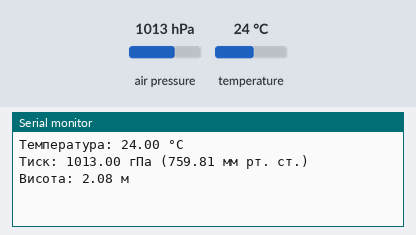
Bench run of a sketch on a simulated Arduino Nano Every. Parts: the last lines printed to the serial monitor. The test bench sets the inputs (shaded band); at power-on: air pressure 1013 hPa, temperature 24 °C.

Above: at 1.2 s.
1.3 s: air pressure set to 952 hPa
At 2.6 s:
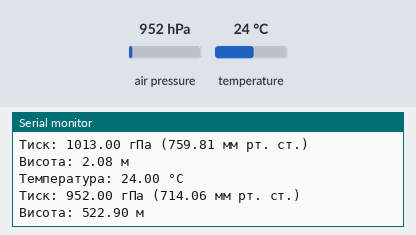
2.8 s: temperature set to 12 °C
At 4.2 s:
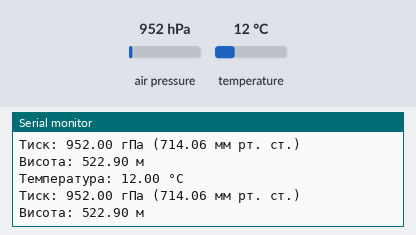
4.3 s: air pressure set to 975 hPa
At 6.4 s:
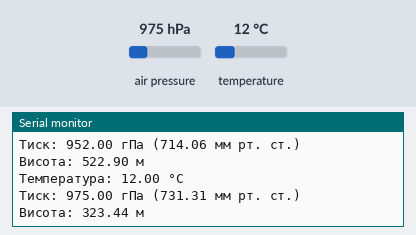
Timing chart, 0 to 7.9 s (numbered marks = the images above; inputs shaded):
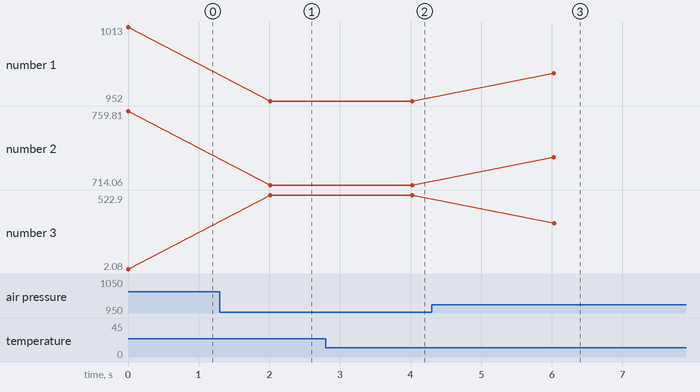

The sketch:

bmp280_nano_every_pressure_i2c.ino
```cpp
// BMP280 -> Arduino Nano Every по I2C
// Підключення:
//   VCC -> 5V
//   GND -> GND
//   SDA -> A4
//   SCL -> A5
//
// Библиотека: "Adafruit BMP280 Library" (+ "Adafruit Unified Sensor")

#include <Wire.h>
#include <Adafruit_BMP280.h>

Adafruit_BMP280 bmp;  // I2C

void setup() {
  Serial.begin(115200);
  while (!Serial) { }

  // Адрес 0x76 (SDO -> GND) или 0x77 (SDO -> VCC)
  if (!bmp.begin(0x76)) {
    Serial.println(F("BMP280 не знайдено! Перевірте дроти або адресу (0x76/0x77)."));
    while (1) delay(10);
  }

  bmp.setSampling(Adafruit_BMP280::MODE_NORMAL,      // режим роботи
                  Adafruit_BMP280::SAMPLING_X2,      // температура
                  Adafruit_BMP280::SAMPLING_X16,     // тиск
                  Adafruit_BMP280::FILTER_X16,       // фільтр
                  Adafruit_BMP280::STANDBY_MS_500);  // пауза
}

void loop() {
  float temperature = bmp.readTemperature();        // °C
  float pressure    = bmp.readPressure() / 100.0F;  // гПа
  float pressureMM  = bmp.readPressure() * 0.00750062F; // мм рт. ст.
  float altitude    = bmp.readAltitude(1013.25);    // м (тиск на рівні моря, гПа)

  Serial.print(F("Температура: "));
  Serial.print(temperature);
  Serial.println(F(" °C"));

  Serial.print(F("Тиск: "));
  Serial.print(pressure);
  Serial.print(F(" гПа ("));
  Serial.print(pressureMM);
  Serial.println(F(" мм рт. ст.)"));

  Serial.print(F("Висота: "));
  Serial.print(altitude);
  Serial.println(F(" м"));

  Serial.println();
  delay(2000);
}
```

Measured:
- after the input at 1.3 s, the serial monitor: prints a new line after 0.71 s (image 1)
- after the input at 2.8 s, the serial monitor: prints a new line after 1.2 s (image 2)
- after the input at 4.3 s, the serial monitor: prints a new line after 1.7 s (image 3)
- plotted number 1: 1013 → 952 after the input at 1.3 s, 952 → 975 after the input at 4.3 s
- plotted number 2: 759.81 → 714.06 after the input at 1.3 s, 714.06 → 731.31 after the input at 4.3 s
- plotted number 3: 2.08 → 522.9 after the input at 1.3 s, 522.9 → 323.44 after the input at 4.3 s
